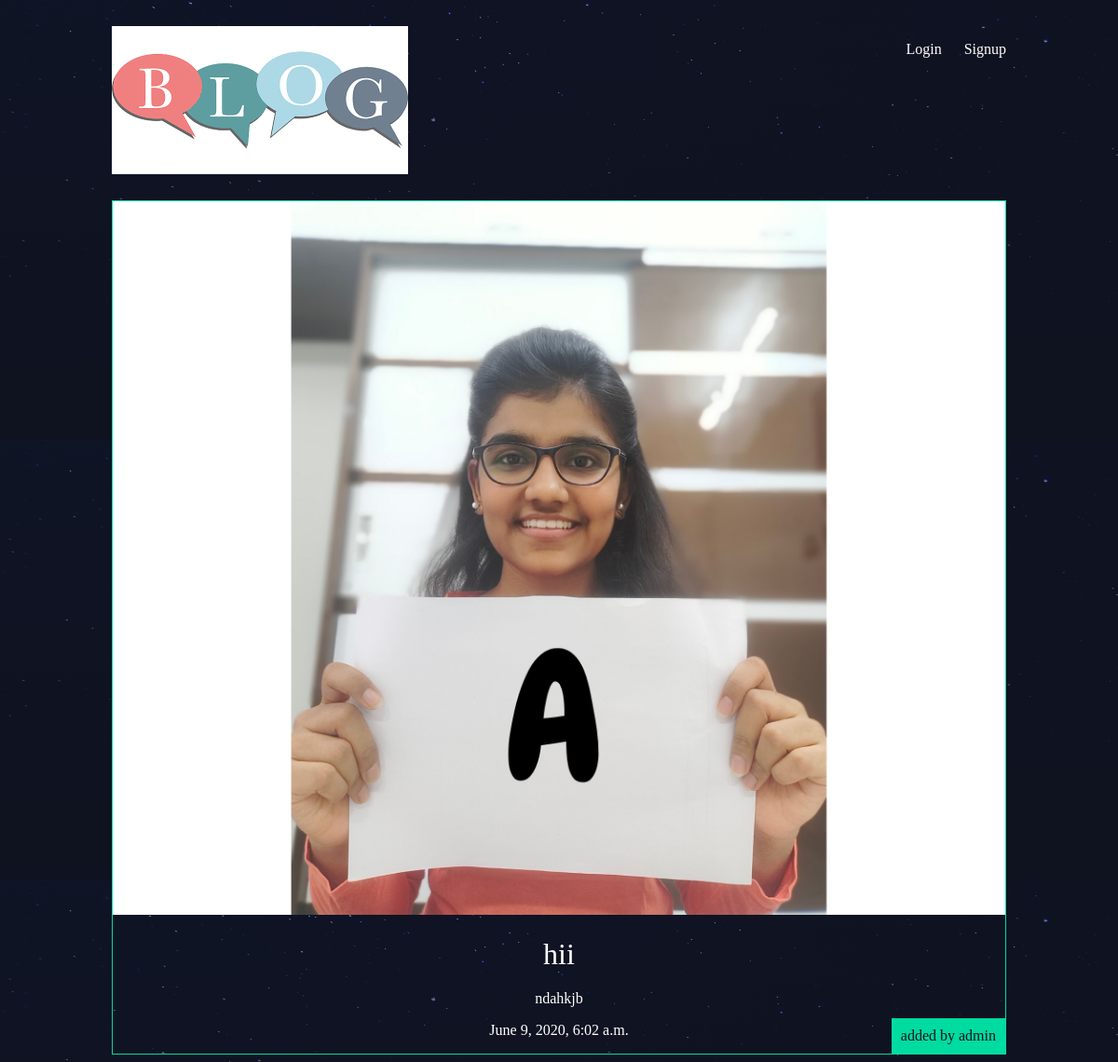
The app's page /articles/haii/ with its own data.
### articles/models.py (models this page shows, shortened)
class Article(models.Model):
	title = models.CharField(max_length=100)
	slug = models.SlugField()
	body = models.TextField()
	date = models.DateTimeField(auto_now_add=True)
	thumb = models.ImageField(default='default.png',blank=True)
	author = models.ForeignKey(User,default=None,on_delete=models.CASCADE)

### articles/views.py (the view)
# urls.py: re_path(r'^(?P<slug>[\w-]+)/$',views.article_detail,name="detail"),
def article_detail(request,slug):
	article = Article.objects.get(slug=slug)
	return render(request,'articles/article_detail.html',{'article':article})

### articles/templates/articles/article_detail.html
{% extends 'base_layout.html' %}
{% block content %}
<div class='article-detail'>
<div class='article'>
	<img src="{{article.thumb.url}}"/>
	<h2>{{article.title}}</h2>
	<p>{{article.body}}</p>
	<p>{{article.date}}</p>
	<p class='author'>added by {{ article.author.username}}</p>
</div>
</div>
{% endblock %}

### assets/styles.css (style rules this page uses)
body { background-color: #0f121f; background-image: url(/static/stars.png); background-repeat-y: no-repeat; color: #fff; }
body * { font-family: Ubuntu; }
h1, h2, h3, h4, h5 { font-weight: normal; margin: 0; }
.article { padding: 10px; border: 1px solid #00dba0; position: relative; padding-bottom: 40px; }
.article h2 { font-size: 1.2em; }
.article .author { padding:10px; background: #00dba0; position: absolute; right:0; bottom: 0; margin: 0; color: #0f121f; }
.article-detail .article { padding: 0px; }
.article-detail .article img { max-width: 100%; }
.article-detail .article h2 { text-align: center; margin: 20px auto; font-size: 2em; }
.article-detail .article p { text-align: center; }

### records on screen
Article: thumb (placeholder picture), title "hii", body "ndahkjb", date "June 9, 2020, 6:02 a.m.", author.username "admin"
